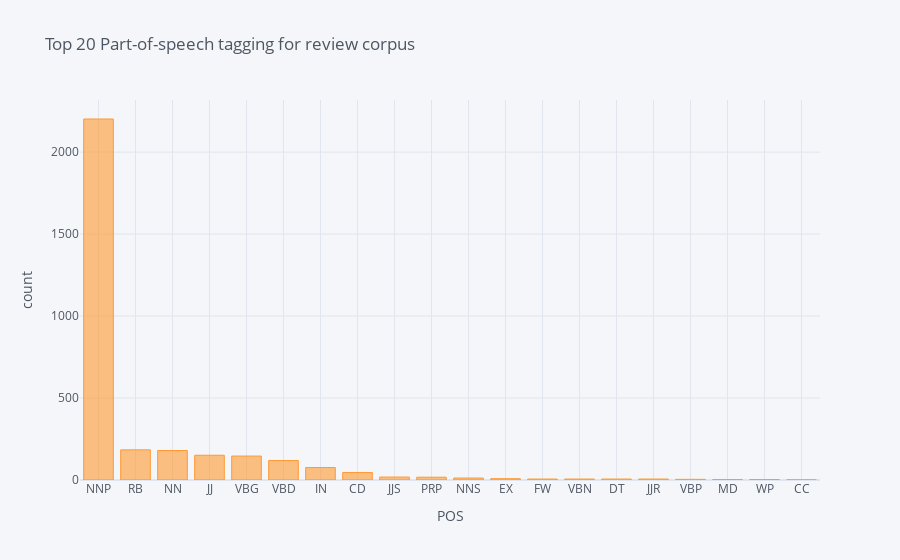

Source (notebook cell):
### Code cell
plot_model(model=lda, plot = 'pos')

### Figure 1 — Plotly figure (JSON) as saved in the notebook; plotly's stock layout.template omitted (floating-point values rounded to 4 significant figures)
{"data": [{"marker": {"color": "rgba(255, 153, 51, 0.6)", "line": {"color": "rgba(255, 153, 51, 1.0)", "width": 1}}, "name": "pos", "orientation": "v", "text": "", "type": "bar", "x": ["NNP", "RB", "NN", "JJ", "VBG", "VBD", "IN", "CD", "JJS", "PRP", "NNS", "EX", "FW", "VBN", "DT", "JJR", "VBP", "MD", "WP", "CC"], "y": [2202, 184, 180, 151, 146, 119, 76, 46, 18, 17, 12, 8, 6, 6, 6, 6, 4, 3, 3, 1]}], "layout": {"legend": {"bgcolor": "#F5F6F9", "font": {"color": "#4D5663"}}, "paper_bgcolor": "#F5F6F9", "plot_bgcolor": "#F5F6F9", "title": {"font": {"color": "#4D5663"}, "text": "Top 20 Part-of-speech tagging for review corpus"}, "xaxis": {"gridcolor": "#E1E5ED", "showgrid": true, "tickfont": {"color": "#4D5663"}, "title": {"font": {"color": "#4D5663"}, "text": "POS"}, "zerolinecolor": "#E1E5ED"}, "yaxis": {"gridcolor": "#E1E5ED", "showgrid": true, "tickfont": {"color": "#4D5663"}, "title": {"font": {"color": "#4D5663"}, "text": "count"}, "zerolinecolor": "#E1E5ED"}}}
